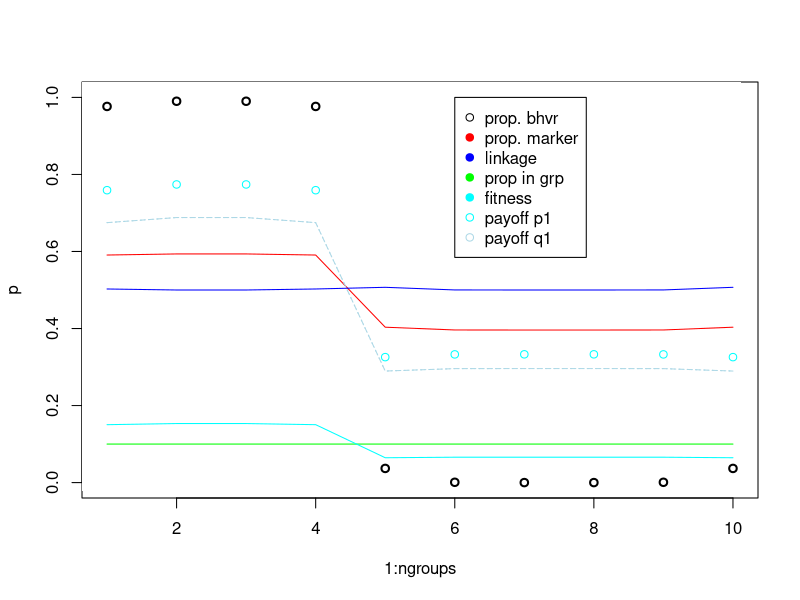

This figure's R source:


feet_marker_sim <- function(
    tmax=1000,
    d=0.1, #coordination benefit
    g=0.1, #extra coordination benefit among mutualists
    h=0.1, #mis-coordination cost for mutualists
    a=0.9, #probability of assorting on marker
    m0=0.01, #proportion of population considering migration
    mu=0.5, #proportion of migrants that are payoff-biased
    s=c(0.5, 0.5), #proportion of total population in each group
    init_p=c(0.55,0.45), #intial proportion of behavior 0 in each group
    init_q=c(0.51,0.49), #intial proportion of marker 0 in each group 
    draw=TRUE ) {

    # define and check group number
    ngroups=length(s)
    if ( length(init_p)!=ngroups | length(init_q)!=ngroups ) {
      stop("!! s, p and q vectors must be equal length !!")
    }
    if (sum(s)!=1){
      stop("!! s must sum to 1 !!")
    }

    # init matrix of states
    # x[[k]][i,j] gives frequency of xijk
    xblank <- matrix(0,nrow=2,ncol=2)
    x <- list(xblank)
    for ( i in 1:ngroups ) {
        x[[i]] <- xblank
    }

    # init vector of group-mean fitnesses
    fit <- rep(0, times=ngroups)
    fitp1 <- rep(0, times=ngroups)
    fitq1 <- rep(0, times=ngroups)
    fitq0 <- rep(0, times=ngroups)
    
    # fitness function
    # w0jk = 1-h+(d+g+h)((1-a)*p0k+a*x0jk/qjk)
    # w1jk = 1+d*((1-a)*p1k+a*x1jk/qjk)
    wijk <- function( i , j , k ) {

        i <- i+1 #turn behav and marker indices into matrix indices
        j <- j+1
        
        if (i==1) {
            w <- 1 - h + (d + g + h)*( (1 - a)*(x[[k]][1,1] + x[[k]][1,2]) +
                                        a*x[[k]][1,j]/(x[[k]][1,j] + x[[k]][2,j]) )
        } else {
            w <- 1 + d*( (1 - a)*(x[[k]][2,1] + x[[k]][2,2]) +
                            a*x[[k]][2,j]/(x[[k]][1,j] + x[[k]][2,j]) )
        } #else

        w
    }

    
    # payoff-biased migration function 1 outgroup
    mij <- function( i , j ) {
        #mij <- m0( 1 + mu*(fit[j] - fit[i]) ) #original R&B payoff-biased migration
        mij <- m0*(1-mu)/2 + m0*mu*(fit[j]/(fit[i]+fit[j]))   
        mij 
    }
    
    # payoff-biased migration function when compare to 2 neighboring groups
        m_kto <- function( k , t , o ) { #migrants from ingroup k, to target t, given the opposite side group o
        
        mkt <- m0*(1-mu)/3 + m0*mu*(fit[t]/(fit[k]+fit[t]+fit[o]))   #those that move to target group
        mkt
    }


    # group index bounding function
    groupindex <- function( k ) {
        k <- ifelse( k > ngroups , 1 , k )
        k <- ifelse( k < 1 , ngroups , k )
        k
    }
    
    #initial frequencies with no linkage
    for ( k in 1:ngroups ) {
        if ( missing(init_p) || missing(init_q) ) {
            p <- runif(1)  
            q <- runif(1)
            x[[k]][1,1] <- p*q
            x[[k]][1,2] <- p*(1-q)
            x[[k]][2,1] <- (1-p)*q
            x[[k]][2,2] <- (1-p)*(1-q)
        } else {
            p <- init_p[k]  
            q <- init_q[k]
            x[[k]][1,1] <- p*q
            x[[k]][1,2] <- p*(1-q)
            x[[k]][2,1] <- (1-p)*q
            x[[k]][2,2] <- (1-p)*(1-q) 
        } #else
    }


    #initialize matrices to hold p, q, D, and s for all groups
    p_mat <- NULL     #behavior freq
    q_mat <- NULL     #marker freq
    D_mat <- NULL     #linkage
    s_mat <- s
    fit_mat <- fit
    for ( k in 1:ngroups ) {
        p_mat <- cbind(p_mat, x[[k]][1,1] + x[[k]][1,2])
        q_mat <- cbind(q_mat, x[[k]][1,1] + x[[k]][2,1])
        D_mat <- cbind(D_mat, x[[k]][1,1]*x[[k]][2,2] - x[[k]][1,2]*x[[k]][2,1])
    }
    
    print("START")
    print(x)
    
    for ( t in 1:tmax ) {

        xnew <- x 

        # learning
        for( k in 1:ngroups ) {
            w11k <- wijk( 1 , 1 , k )
            w10k <- wijk( 1 , 0 , k )
            w01k <- wijk( 0 , 1 , k )
            w00k <- wijk( 0 , 0 , k )
            wbar <- x[[k]][1,1]*w00k + x[[k]][1,2]*w01k + x[[k]][2,1]*w10k + x[[k]][2,2]*w11k
            xnew[[k]][1,1] <- x[[k]][1,1] * w00k / wbar
            xnew[[k]][1,2] <- x[[k]][1,2] * w01k / wbar
            xnew[[k]][2,1] <- x[[k]][2,1] * w10k / wbar
            xnew[[k]][2,2] <- x[[k]][2,2] * w11k / wbar
            
            fitp1[k] <- (w10k+w11k)/ (w10k+w11k+w01k+w00k)
            fitq1[k] <- (w01k+w11k)/ (w10k+w11k+w01k+w00k)
            fitq0[k] <- (w00k+w10k)/ (w10k+w11k+w01k+w00k)
            fit[k] <- wbar #save group-mean fitness for later
        } #k

        xnewnew <- xnew
        snew <- s

        # migrate
        for( k in 1:ngroups ) {
            n1 <- groupindex(k+1)   #index for right side group
            n2 <- groupindex(k-1)   #index for left side group
            m_k_n1 <- m_kto( k , n1, n2) #from k (ingroup) to n1 (target)
            m_n1_k <- m_kto( n1, k, n2 )
            m_k_n2 <- m_kto( k , n2, n1 ) 
            m_n2_k <- m_kto( n2, k , n1)

            for ( i in 1:2 ) {
                for ( j in 1:2 ) {

                    #for now assume only two groups
                    xnewnew[[k]][i,j] <- ( xnew[[k]][i,j]*s[k]*( 1 - m_k_n1 - m_k_n2) +   # those staying in k
                                            xnew[[n1]][i,j]*s[n1]*m_n1_k +                # those coming from n1
                                            xnew[[n2]][i,j]*s[n2]*m_n2_k)/                # those coming from n2
                                            ( s[k]*( 1 - m_k_n1 ) + s[n1]*m_n1_k  + s[n2]*m_n2_k )  #total new population in group k
                                            
                } #j
            } #i

            #recursion for group size    
            snew[k] <- s[k]*(1 - m_k_n1 - m_k_n2) + s[n1]*m_n1_k + s[n2]*m_n2_k

        } #k

        x <- xnewnew
        s <- snew
        
        
        # draw
        if ( draw==TRUE ) {
            p <- sapply( 1:ngroups , function(z) x[[z]][1,1] + x[[z]][1,2] )
            q <- sapply( 1:ngroups , function(z) x[[z]][1,1] + x[[z]][2,1] )
            linkage <- sapply( 1:ngroups , function(z) x[[z]][1,1]*x[[z]][2,2] - x[[z]][1,2]*x[[z]][2,1] )
            linkage <- linkage + 0.5
            
            #update results matrices
            # p_mat <- rbind(p_mat, p)
            # q_mat <- rbind(q_mat, q)
            # D_mat <- rbind(D_mat, linkage-0.5)
            s_mat <- rbind(s_mat, s)
            # fit_mat <-rbind(fit_mat, fit/sum(fit))
            
            if ( t==1 ) {
                plot( 1:ngroups , p , ylim=c(0,1) , lwd=2 )
            } else {
                rect( 0,-.02,ngroups+.1,1.1 , col="white" , border="white" )
                points( 1:ngroups , p , lwd=2 )
            }
            lines( 1:ngroups , q , col="red" )          #frequency of marker
            lines( 1:ngroups , linkage , col="blue" )   #linkage btwn bhvr & marker per grp
            lines( 1:ngroups , s , col="green")         #proportion of population in each group
            lines( 1:ngroups , fit/sum(fit) , col="cyan")         #prop of total fitness of each group
            points( 1:ngroups , fit/sum(fitp1) , col="cyan")         #prop of group fitness of behavior 1
            lines( 1:ngroups , fit/sum(fitq1) , col="lightblue", lty=2)         #prop of group fitness of marker 1
            lines( 1:ngroups , fit/sum(fitq0) , col="lightblue", lty=3)         #prop of group fitness of marker 1
            legend (ngroups*.6, 1, legend=c("prop. bhvr", "prop. marker", "linkage", "prop in grp", "fitness", "payoff p1", "payoff q1"), 
                    col=c("black", "red", "blue", "green", "cyan", "cyan", "lightblue"), pch=c(1,19,19,19,19,1,1))
        }
        
    } # t
    print("END")
    invisible(x)

    print(s[1:ngroups])
    print(sum(s[1:ngroups])) #for testing = 1
    print(fit)
    
    # plot(0:tmax, p_mat[,1], ylim=c(0,1) , lwd=2, col="black" )
    # points(0:tmax, p_mat[,2], ylim=c(0,1) , lwd=2, col="blue")
    # lines(0:tmax, q_mat[,1], ylim=c(0,1) , lwd=2, col="black")
    # lines(0:tmax, q_mat[,2], ylim=c(0,1) , lwd=2, col="blue")
    # lines(0:tmax, D_mat[,1], ylim=c(0,1) , lwd=2, col="black", lty=3)
    # lines(0:tmax, D_mat[,2], ylim=c(0,1) , lwd=2, col="blue", lty=3)
    # lines(0:tmax, s_mat[,1], ylim=c(0,1) , lwd=3, col="black", lty=4)
    # lines(0:tmax, s_mat[,2], ylim=c(0,1) , lwd=3, col="blue", lty=2)
    # lines(0:tmax, fit_mat[,1], ylim=c(0,1) , lwd=3, col="darkgrey", lty=3)
    # lines(0:tmax, fit_mat[,2], ylim=c(0,1) , lwd=3, col="lightblue", lty=3)
    # 
    print(x)

} #function

feet_marker_sim(
    tmax=100,
    d=0.5, #coordination benefit
    g=2, #extra coordination benefit among mutualists
    h=0, #mis-coordination cost for mutualists
    a=0, #probability of assorting on marker
    m0=0.03, #proportion of each group that migrates
    mu=0, #of all migrants, proportion that engage in payoff biased migration
    s=rep(.1,10), #proportion of total population in each group
    init_p=c(rep(.9,4),rep(.1,6)), #intial proportion of behavior 0 in each group
    init_q=c(rep(.6,4),rep(.4,6)), #intial proportion of marker 0 in each group 
    draw=TRUE )


